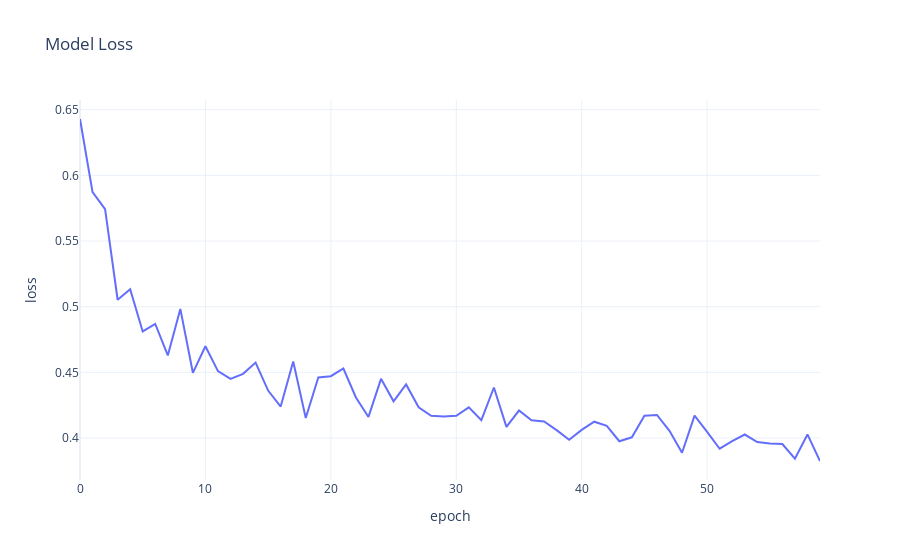

Notebook cell for this chart:
### Code cell
configure_plotly_browser_state()
fig = px.line(history.history, x='epoch', y='loss', title='Model Loss')
fig.update_layout(template='plotly_white')
fig.show()

### Figure 1 — Plotly figure (JSON) as saved in the notebook; plotly's stock layout.template omitted (floating-point values rounded to 4 significant figures)
{"data": [{"hovertemplate": "epoch=%{x}<br>loss=%{y}", "showlegend": false, "legendgroup": "", "name": "", "yaxis": "y", "hoverlabel": {"namelength": 0}, "mode": "lines", "xaxis": "x", "y": [0.6429, 0.5873, 0.5743, 0.5053, 0.5133, 0.4811, 0.4869, 0.4629, 0.4983, 0.4497, 0.4699, 0.4509, 0.445, 0.4489, 0.4574, 0.4361, 0.4239, 0.4583, 0.4153, 0.4462, 0.4471, 0.4529, 0.4309, 0.416, 0.4451, 0.428, 0.4408, 0.4234, 0.4169, 0.4163, 0.417, 0.4233, 0.4136, 0.4385, 0.4085, 0.4209, 0.4134, 0.4126, 0.406, 0.3986, 0.4062, 0.4124, 0.4093, 0.3975, 0.4005, 0.417, 0.4175, 0.4055, 0.3887, 0.4171, 0.4047, 0.3918, 0.3976, 0.4026, 0.3969, 0.3958, 0.3954, 0.3843, 0.4027, 0.3825], "x": [0, 1, 2, 3, 4, 5, 6, 7, 8, 9, 10, 11, 12, 13, 14, 15, 16, 17, 18, 19, 20, 21, 22, 23, 24, 25, 26, 27, 28, 29, 30, 31, 32, 33, 34, 35, 36, 37, 38, 39, 40, 41, 42, 43, 44, 45, 46, 47, 48, 49, 50, 51, 52, 53, 54, 55, 56, 57, 58, 59], "line": {"color": "#636efa", "dash": "solid"}, "type": "scatter"}], "layout": {"xaxis": {"domain": [0, 1], "anchor": "y", "title": {"text": "epoch"}}, "yaxis": {"domain": [0, 1], "anchor": "x", "title": {"text": "loss"}}, "legend": {"tracegroupgap": 0}, "title": {"text": "Model Loss"}}}
